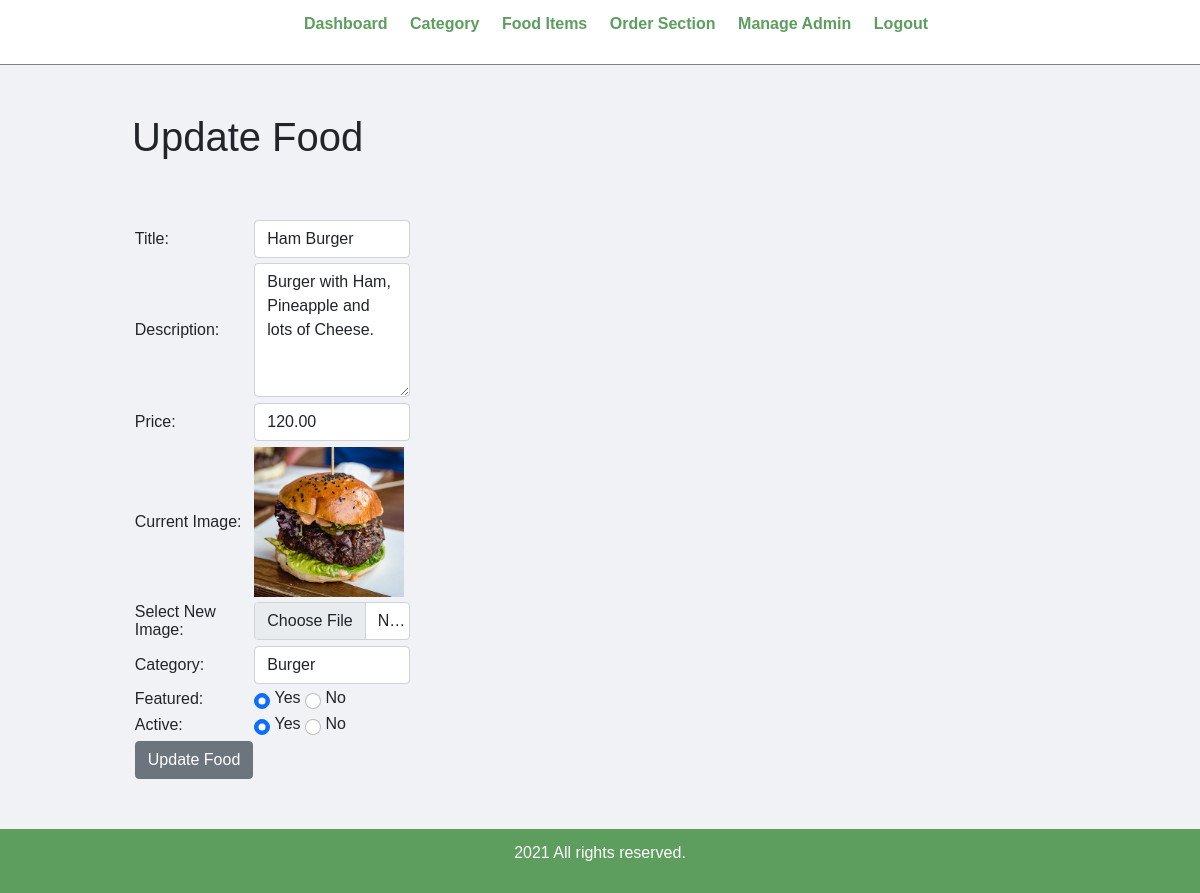
/admin/update-food.php?id=4 (signed in), run on the app's committed database.
### tables this page shows
CREATE TABLE `tbl_food` (
  `id` int(10) UNSIGNED NOT NULL,
  `title` varchar(100) NOT NULL,
  `description` text NOT NULL,
  `price` decimal(10,2) NOT NULL,
  `image_name` varchar(255) NOT NULL,
  `category_id` int(10) UNSIGNED NOT NULL,
  `featured` varchar(10) NOT NULL,
  `active` varchar(10) NOT NULL
);

CREATE TABLE `tbl_category` (
  `id` int(10) UNSIGNED NOT NULL,
  `title` varchar(100) NOT NULL,
  `image_name` varchar(255) NOT NULL,
  `featured` varchar(10) NOT NULL,
  `active` varchar(10) NOT NULL
);

### admin/update-food.php (the view, shortened to what this page needs)
<?php include('partials/menu.php'); ?>
<!DOCTYPE html>
<html lang="en">
<head>
    <link href="https://cdn.jsdelivr.net/npm/bootstrap@5.1.0/dist/css/bootstrap.min.css" rel="stylesheet"
>
</head>
<body>
    <?php
    if(isset($_GET['id']))
    {
        $id = $_GET['id'];
        $sql2 = "SELECT * FROM tbl_food WHERE id=$id";
        $res2 = mysqli_query($conn, $sql2);
        $row2 = mysqli_fetch_assoc($res2);
        $title = $row2['title'];
        $description = $row2['description'];
        $price = $row2['price'];
        $current_image = $row2['image_name'];
        $current_category = $row2['category_id'];
        $featured = $row2['featured'];
        $active = $row2['active'];
    }
    else
    {
        header('location:'.SITEURL.'admin/manage-food.php');
    }
?>
    <div class="main-content">
        <div class="wrapper">
            <h1>Update Food</h1>
            <br><br>
            <form action="" method="POST" enctype="multipart/form-data">
                <table class="tbl-30">
                    <tr>
                        <td>Title: </td>
                        <td>
                            <input class="form-control" type="text" name="title" value="<?php echo $title; ?>">
                        </td>
                    </tr>
                    <tr>
                        <td>Description: </td>
                        <td>
                            <textarea class="form-control" name="description" cols="30"
                                rows="5"><?php echo $description; ?></textarea>
                        </td>
                    </tr>
                    <tr>
                        <td>Price: </td>
                        <td>
                            <input class="form-control" type="number" name="price" value="<?php echo $price; ?>">
                        </td>
                    </tr>
                    <tr>
                        <td>Current Image: </td>
                        <td>
                            <?php
                        if($current_image == "")
                        {
                            echo "<div class='error'>Image not Available.</div>";
                        }
                        else
                        {
                            ?>
                            <img src="<?php echo SITEURL; ?>images/food/<?php echo $current_image; ?>" width="150px">
                            <?php
                        }
                    ?>
                        </td>
                    </tr>
                    <tr>
                        <td>Select New Image: </td>
                        <td>
                            <input class="form-control" type="file" name="image">
                        </td>
                    </tr>
                    <tr>
                        <td>Category: </td>
                        <td>
                            <select class="form-control" name="category">
                                <?php
                            $sql = "SELECT * FROM tbl_category WHERE active='Yes'";
                            $res = mysqli_query($conn, $sql);
                            $count = mysqli_num_rows($res);
                            if($count>0)
                            {
                                while($row=mysqli_fetch_assoc($res))
                                {
                                    $category_title = $row['title'];
                                    $category_id = $row['id'];
                                    ?>
                                <option <?php if($current_category==$category_id){echo "selected";} ?>
                                    value="<?php echo $category_id; ?>"><?php echo $category_title; ?></option>
                                <?php
                                }
                            }
                            else
                            {
                                echo "<option value='0'>Category Not Available.</option>";
                            }
                        ?>
                            </select>
                        </td>
                    </tr>
                    <tr>
                        <td>Featured: </td>
                        <td>
                            <input class="form-check-input" <?php if($featured=="Yes") {echo "checked";} ?> type="radio"
                                name="featured" value="Yes"> Yes
                            <input class="form-check-input" <?php if($featured=="No") {echo "checked";} ?> type="radio"
                                name="featured" value="No"> No
                        </td>
                    </tr>
                    <tr>
                        <td>Active: </td>
                        <td>
                            <input class="form-check-input" <?php if($active=="Yes") {echo "checked";} ?> type="radio"
                                name="active" value="Yes">
                            Yes
                            <input class="form-check-input" <?php if($active=="No") {echo "checked";} ?> type="radio"
                                name="active" value="No">
                            No
                        </td>
                    </tr>
                    <tr>
                        <td>
                            <input type="submit" name="submit" value="Update Food" class="btn btn-secondary">
                        </td>
                    </tr>
                </table>
            </form>
        </div>
    </div>
</body>
</html>
<?php include('partials/footer.php'); ?>

### css/admin.css (style rules this page uses)
* { margin: 0; padding: 0; font-family: Arial, Helvetica, sans-serif; }
.wrapper { padding: 1%; width: 80%; margin: 0 auto; }
.tbl-30 { width: 30%; }
table { border-collapse: collapse; width: 100%; }
th, td { padding: 8px; text-align: left; border-bottom: 1px solid #ddd; }
table tr td { padding: 1%; }
.btn-secondary { background-color: #7bed9f; padding: 1%; color: black; text-decoration: none; font-weight: bold; }
.main-content { background-color: #f1f2f6; padding: 3% 0; }

### data on the page
tbl_food: title "Ham Burger", description "Burger with Ham, Pineapple and lots of Cheese.", price "120.00", image_name (picture), category "Burger", featured "☑", active "☑"
